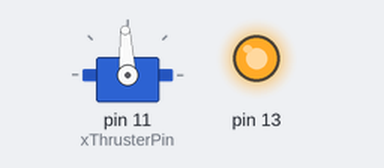
Recording of a sketch running on a simulated Arduino Uno, built with avr-gcc and run on an emulated ATmega328P. Parts: servo, output pins drawn as LEDs (lit = HIGH).

Above: at 0.1 s.
At 2.6 s:
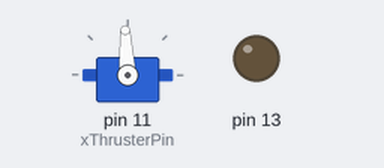
At 5.1 s:
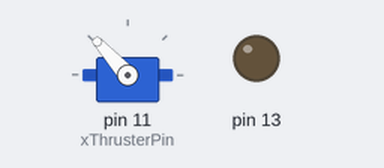
Timing chart, 0 to 6.6 s (numbered marks = the images above):
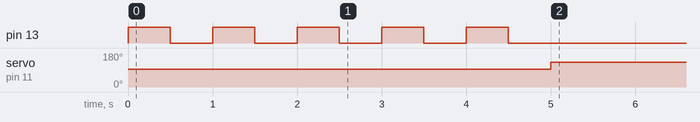

Measured:
- by itself, servo on pin 11 (xThrusterPin): 93° → 132° at 5.0 s

The sketch:

esc_test_1.ino
```cpp
#include <Servo.h>

const byte xThrusterPin = 11;
Servo xThruster;

void setup() {
  xThruster.attach(xThrusterPin);

  xThruster.writeMicroseconds(1500); // Send the stop signal to the ESC

  pinMode(13, OUTPUT);

  // Delay 5 seconds so the ESC can initialize
  for(int i = 0; i < 5; i++)
  {
    digitalWrite(13, HIGH);
    delay(500);
    digitalWrite(13, LOW);
    delay(500);
  }
}

void loop()
{
  // Set the thruster to full power
  xThruster.writeMicroseconds(1900);
}
```
